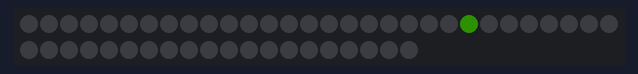
Simulated run of this sketch. Board: Arduino Uno, built with avr-gcc and run on an emulated ATmega328P. Parts: 50 RGB LEDs in strip order, left to right, continuing on the next row. Dim RGB values are drawn brighter than linear; the strip is taken to match the declared colour order.

Above: at 0.1 s.
At 6.1 s:
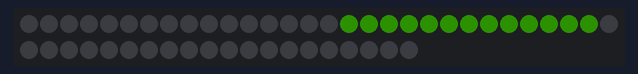
At 13.1 s:
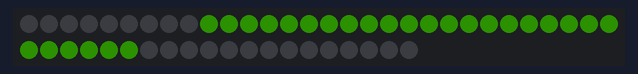
At 20.1 s:
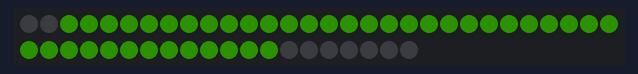
At 27.1 s:
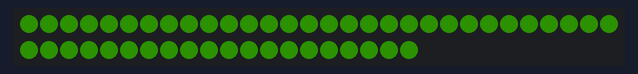
At 38.1 s:
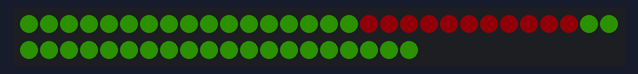

The sketch:

sleepmode.ino
```cpp
#include <Adafruit_NeoPixel.h>
#define PIN 6
#define NUMPIXELS 50
#define TOP 22
#define DELAYVAL 1000
Adafruit_NeoPixel pixels(NUMPIXELS, PIN, NEO_RGB + NEO_KHZ800);
#define GREEN  pixels.Color(5, 17, 0)
#define RED    pixels.Color(17, 0, 1)
#define GREY   pixels.Color(21, 21, 21)
#define DARK   pixels.Color(0,0,0)

void setup() {
	pixels.begin();
}

void loop() {
	makeTree(DELAYVAL, GREEN);
	delay(5*DELAYVAL);
	makeTree(DELAYVAL, RED);
	delay(5*DELAYVAL);
	makeTree(DELAYVAL, GREY);
	delay(5*DELAYVAL);
	makeTree(DELAYVAL, DARK);
	delay(5*DELAYVAL);
}

void makeTree(int dl, uint32_t color) {
	int steps = TOP < 25 ? 50-TOP : TOP;
	for (int i = 0; i < steps; i++) {
		if (TOP+i < 50) pixels.setPixelColor(TOP+i, color);
		if (TOP-i >= 0) pixels.setPixelColor(TOP-i, color);
		pixels.show();
		delay(dl);
	}
}
```
